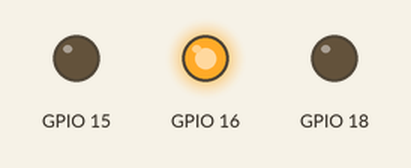
Bench run of a program on a simulated Raspberry Pi (BCM pin numbers). Shown: output pins drawn as LEDs (lit = HIGH). Requests to the public web service named in the program get a made-up reply in its usual format after 0.4 s (London, UTC, broken clouds, 64 % humidity, 1013 hPa unless stated).

Above: at 0.1 s.
Timing chart, 0 to 1.6 s (numbered marks = the images above):
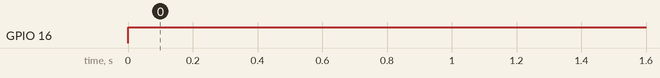

Measured:
- by itself, GPIO 16: LOW → HIGH at 0.00 s

The program:

led.py
```python
import RPi.GPIO as GPIO
import sys
import urllib.request
from time import sleep

# Enter Your API key here
myAPI = 'QA2QAZKK8UVQPM02'
# URL where we will send the data, Don't change it
baseURL = 'https://api.thingspeak.com/update?api_key=%s' % myAPI

try:
    while True:
        GPIO.setmode(GPIO.BCM)
        GPIO.setwarnings(False)
        GPIO.setup(18,GPIO.OUT)
        GPIO.setup(15,GPIO.OUT)
        GPIO.setup(16,GPIO.OUT)
        p=0
        # for i in range(0,5):
        #     p=p+LDR(11,13)
        p_avg = 600

        if p_avg > 500:
            #GPIO.output(18, GPIO.HIGH)
            #GPIO.output(15, GPIO.HIGH)
            GPIO.output(16, GPIO.HIGH)
            value=1
            value_1=value
            value_2=value
            value_3=value
            conn = urllib.request.urlopen(baseURL + '&field5=%s&field6=%s&field7=%s&field8=%s' % (p_avg, value_1, value_2, value_3))
            conn.close()

        else:
            GPIO.output(18, GPIO.LOW)
            GPIO.output(15, GPIO.LOW)
            GPIO.output(16, GPIO.LOW)
            value=0
            value_1=value
            value_2=value
            value_3=value
            conn = urllib.request.urlopen(baseURL + '&field1=%s&field2=%s&field3=%s&field4=%s' % (p_avg, value_1, value_2, value_3))
            conn.close()

except KeyboardInterrupt:
    GPIO.cleanup()
    sys.exit(0)
```
